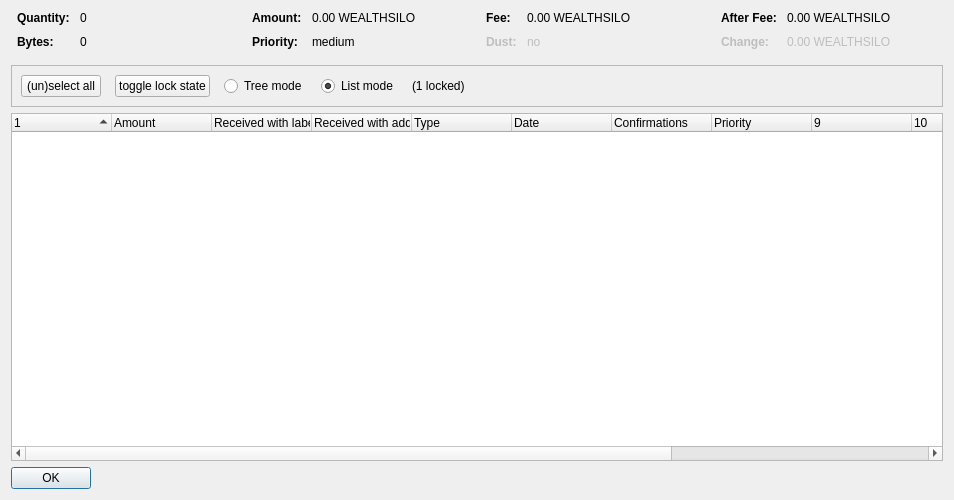
<?xml version="1.0" encoding="UTF-8"?>
<ui version="4.0">
 <class>CoinControlDialog</class>
 <widget class="QDialog" name="CoinControlDialog">
  <property name="geometry">
   <rect>
    <x>0</x>
    <y>0</y>
    <width>954</width>
    <height>500</height>
   </rect>
  </property>
  <property name="windowTitle">
   <string>Coin Selection</string>
  </property>
  <layout class="QVBoxLayout" name="verticalLayout">
   <item>
    <layout class="QHBoxLayout" name="horizontalLayoutTop" stretch="0,0,0,0">
     <property name="topMargin">
      <number>0</number>
     </property>
     <property name="bottomMargin">
      <number>10</number>
     </property>
     <item>
      <layout class="QFormLayout" name="formLayoutCoinControl1">
       <property name="horizontalSpacing">
        <number>10</number>
       </property>
       <property name="verticalSpacing">
        <number>10</number>
       </property>
       <property name="leftMargin">
        <number>6</number>
       </property>
       <property name="rightMargin">
        <number>6</number>
       </property>
       <item row="0" column="0">
        <widget class="QLabel" name="labelCoinControlQuantityText">
         <property name="font">
          <font>
           <weight>75</weight>
           <bold>true</bold>
          </font>
         </property>
         <property name="text">
          <string>Quantity:</string>
         </property>
        </widget>
       </item>
       <item row="0" column="1">
        <widget class="QLabel" name="labelCoinControlQuantity">
         <property name="cursor">
          <cursorShape>IBeamCursor</cursorShape>
         </property>
         <property name="contextMenuPolicy">
          <enum>Qt::ActionsContextMenu</enum>
         </property>
         <property name="text">
          <string notr="true">0</string>
         </property>
         <property name="textInteractionFlags">
          <set>Qt::LinksAccessibleByMouse|Qt::TextSelectableByKeyboard|Qt::TextSelectableByMouse</set>
         </property>
        </widget>
       </item>
       <item row="1" column="0">
        <widget class="QLabel" name="labelCoinControlBytesText">
         <property name="font">
          <font>
           <weight>75</weight>
           <bold>true</bold>
          </font>
         </property>
         <property name="text">
          <string>Bytes:</string>
         </property>
        </widget>
       </item>
       <item row="1" column="1">
        <widget class="QLabel" name="labelCoinControlBytes">
         <property name="cursor">
          <cursorShape>IBeamCursor</cursorShape>
         </property>
         <property name="contextMenuPolicy">
          <enum>Qt::ActionsContextMenu</enum>
         </property>
         <property name="text">
          <string notr="true">0</string>
         </property>
         <property name="textInteractionFlags">
          <set>Qt::LinksAccessibleByMouse|Qt::TextSelectableByKeyboard|Qt::TextSelectableByMouse</set>
         </property>
        </widget>
       </item>
      </layout>
     </item>
     <item>
      <layout class="QFormLayout" name="formLayoutCoinControl2">
       <property name="horizontalSpacing">
        <number>10</number>
       </property>
       <property name="verticalSpacing">
        <number>10</number>
       </property>
       <property name="leftMargin">
        <number>6</number>
       </property>
       <property name="rightMargin">
        <number>6</number>
       </property>
       <item row="0" column="0">
        <widget class="QLabel" name="labelCoinControlAmountText">
         <property name="font">
          <font>
           <weight>75</weight>
           <bold>true</bold>
          </font>
         </property>
         <property name="text">
          <string>Amount:</string>
         </property>
        </widget>
       </item>
       <item row="0" column="1">
        <widget class="QLabel" name="labelCoinControlAmount">
         <property name="cursor">
          <cursorShape>IBeamCursor</cursorShape>
         </property>
         <property name="contextMenuPolicy">
          <enum>Qt::ActionsContextMenu</enum>
         </property>
         <property name="text">
          <string notr="true">0.00 WEALTHSILO</string>
         </property>
         <property name="textInteractionFlags">
          <set>Qt::LinksAccessibleByMouse|Qt::TextSelectableByKeyboard|Qt::TextSelectableByMouse</set>
         </property>
        </widget>
       </item>
       <item row="1" column="0">
        <widget class="QLabel" name="labelCoinControlPriorityText">
         <property name="font">
          <font>
           <weight>75</weight>
           <bold>true</bold>
          </font>
         </property>
         <property name="text">
          <string>Priority:</string>
         </property>
        </widget>
       </item>
       <item row="1" column="1">
        <widget class="QLabel" name="labelCoinControlPriority">
         <property name="cursor">
          <cursorShape>IBeamCursor</cursorShape>
         </property>
         <property name="contextMenuPolicy">
          <enum>Qt::ActionsContextMenu</enum>
         </property>
         <property name="text">
          <string>medium</string>
         </property>
         <property name="textInteractionFlags">
          <set>Qt::LinksAccessibleByMouse|Qt::TextSelectableByKeyboard|Qt::TextSelectableByMouse</set>
         </property>
        </widget>
       </item>
      </layout>
     </item>
     <item>
      <layout class="QFormLayout" name="formLayoutCoinControl3">
       <property name="horizontalSpacing">
        <number>10</number>
       </property>
       <property name="verticalSpacing">
        <number>10</number>
       </property>
       <property name="leftMargin">
        <number>6</number>
       </property>
       <property name="rightMargin">
        <number>6</number>
       </property>
       <item row="0" column="0">
        <widget class="QLabel" name="labelCoinControlFeeText">
         <property name="font">
          <font>
           <weight>75</weight>
           <bold>true</bold>
          </font>
         </property>
         <property name="text">
          <string>Fee:</string>
         </property>
        </widget>
       </item>
       <item row="0" column="1">
        <widget class="QLabel" name="labelCoinControlFee">
         <property name="cursor">
          <cursorShape>IBeamCursor</cursorShape>
         </property>
         <property name="contextMenuPolicy">
          <enum>Qt::ActionsContextMenu</enum>
         </property>
         <property name="text">
          <string notr="true">0.00 WEALTHSILO</string>
         </property>
         <property name="textInteractionFlags">
          <set>Qt::LinksAccessibleByMouse|Qt::TextSelectableByKeyboard|Qt::TextSelectableByMouse</set>
         </property>
        </widget>
       </item>
       <item row="1" column="0">
        <widget class="QLabel" name="labelCoinControlLowOutputText">
         <property name="enabled">
          <bool>false</bool>
         </property>
         <property name="font">
          <font>
           <weight>75</weight>
           <bold>true</bold>
          </font>
         </property>
         <property name="text">
          <string>Dust:</string>
         </property>
        </widget>
       </item>
       <item row="1" column="1">
        <widget class="QLabel" name="labelCoinControlLowOutput">
         <property name="enabled">
          <bool>false</bool>
         </property>
         <property name="cursor">
          <cursorShape>IBeamCursor</cursorShape>
         </property>
         <property name="contextMenuPolicy">
          <enum>Qt::ActionsContextMenu</enum>
         </property>
         <property name="text">
          <string>no</string>
         </property>
         <property name="textInteractionFlags">
          <set>Qt::LinksAccessibleByMouse|Qt::TextSelectableByKeyboard|Qt::TextSelectableByMouse</set>
         </property>
        </widget>
       </item>
      </layout>
     </item>
     <item>
      <layout class="QFormLayout" name="formLayoutCoinControl4">
       <property name="horizontalSpacing">
        <number>10</number>
       </property>
       <property name="verticalSpacing">
        <number>10</number>
       </property>
       <property name="leftMargin">
        <number>6</number>
       </property>
       <property name="rightMargin">
        <number>6</number>
       </property>
       <item row="0" column="0">
        <widget class="QLabel" name="labelCoinControlAfterFeeText">
         <property name="font">
          <font>
           <weight>75</weight>
           <bold>true</bold>
          </font>
         </property>
         <property name="text">
          <string>After Fee:</string>
         </property>
        </widget>
       </item>
       <item row="0" column="1">
        <widget class="QLabel" name="labelCoinControlAfterFee">
         <property name="cursor">
          <cursorShape>IBeamCursor</cursorShape>
         </property>
         <property name="contextMenuPolicy">
          <enum>Qt::ActionsContextMenu</enum>
         </property>
         <property name="text">
          <string notr="true">0.00 WEALTHSILO</string>
         </property>
         <property name="textInteractionFlags">
          <set>Qt::LinksAccessibleByMouse|Qt::TextSelectableByKeyboard|Qt::TextSelectableByMouse</set>
         </property>
        </widget>
       </item>
       <item row="1" column="0">
        <widget class="QLabel" name="labelCoinControlChangeText">
         <property name="enabled">
          <bool>false</bool>
         </property>
         <property name="font">
          <font>
           <weight>75</weight>
           <bold>true</bold>
          </font>
         </property>
         <property name="text">
          <string>Change:</string>
         </property>
        </widget>
       </item>
       <item row="1" column="1">
        <widget class="QLabel" name="labelCoinControlChange">
         <property name="enabled">
          <bool>false</bool>
         </property>
         <property name="cursor">
          <cursorShape>IBeamCursor</cursorShape>
         </property>
         <property name="contextMenuPolicy">
          <enum>Qt::ActionsContextMenu</enum>
         </property>
         <property name="text">
          <string notr="true">0.00 WEALTHSILO</string>
         </property>
         <property name="textInteractionFlags">
          <set>Qt::LinksAccessibleByMouse|Qt::TextSelectableByKeyboard|Qt::TextSelectableByMouse</set>
         </property>
        </widget>
       </item>
      </layout>
     </item>
    </layout>
   </item>
   <item>
    <widget class="QFrame" name="frame">
     <property name="minimumSize">
      <size>
       <width>0</width>
       <height>40</height>
      </size>
     </property>
     <property name="frameShape">
      <enum>QFrame::StyledPanel</enum>
     </property>
     <property name="frameShadow">
      <enum>QFrame::Sunken</enum>
     </property>
     <layout class="QHBoxLayout" name="horizontalLayout">
      <item>
       <layout class="QHBoxLayout" name="horizontalLayoutPanel" stretch="0,0,0,0,0,0">
        <property name="spacing">
         <number>14</number>
        </property>
        <item>
         <widget class="QPushButton" name="pushButtonSelectAll">
          <property name="sizePolicy">
           <sizepolicy hsizetype="Maximum" vsizetype="Fixed">
            <horstretch>0</horstretch>
            <verstretch>0</verstretch>
           </sizepolicy>
          </property>
          <property name="text">
           <string>(un)select all</string>
          </property>
          <property name="autoDefault">
           <bool>false</bool>
          </property>
         </widget>
        </item>
        <item>
         <widget class="QPushButton" name="pushButtonToggleLock">
          <property name="sizePolicy">
           <sizepolicy hsizetype="Maximum" vsizetype="Fixed">
            <horstretch>0</horstretch>
            <verstretch>0</verstretch>
           </sizepolicy>
          </property>
          <property name="text">
           <string>toggle lock state</string>
          </property>
          <property name="autoDefault">
           <bool>false</bool>
          </property>
         </widget>
        </item>
        <item>
         <widget class="QRadioButton" name="radioTreeMode">
          <property name="sizePolicy">
           <sizepolicy hsizetype="Maximum" vsizetype="Fixed">
            <horstretch>0</horstretch>
            <verstretch>0</verstretch>
           </sizepolicy>
          </property>
          <property name="text">
           <string>Tree mode</string>
          </property>
         </widget>
        </item>
        <item>
         <widget class="QRadioButton" name="radioListMode">
          <property name="sizePolicy">
           <sizepolicy hsizetype="Maximum" vsizetype="Fixed">
            <horstretch>0</horstretch>
            <verstretch>0</verstretch>
           </sizepolicy>
          </property>
          <property name="text">
           <string>List mode</string>
          </property>
          <property name="checked">
           <bool>true</bool>
          </property>
         </widget>
        </item>
        <item>
         <widget class="QLabel" name="labelLocked">
          <property name="text">
           <string>(1 locked)</string>
          </property>
         </widget>
        </item>
        <item>
         <spacer name="horizontalSpacer">
          <property name="orientation">
           <enum>Qt::Horizontal</enum>
          </property>
          <property name="sizeHint" stdset="0">
           <size>
            <width>40</width>
            <height>20</height>
           </size>
          </property>
         </spacer>
        </item>
       </layout>
      </item>
     </layout>
    </widget>
   </item>
   <item>
    <widget class="CoinControlTreeWidget" name="treeWidget">
     <property name="contextMenuPolicy">
      <enum>Qt::CustomContextMenu</enum>
     </property>
     <property name="sortingEnabled">
      <bool>false</bool>
     </property>
     <property name="columnCount">
      <number>13</number>
     </property>
     <attribute name="headerShowSortIndicator" stdset="0">
      <bool>true</bool>
     </attribute>
     <attribute name="headerStretchLastSection">
      <bool>false</bool>
     </attribute>
     <column>
      <property name="text">
       <string/>
      </property>
     </column>
     <column>
      <property name="text">
       <string>Amount</string>
      </property>
     </column>
     <column>
      <property name="text">
       <string>Received with label</string>
      </property>
     </column>
     <column>
      <property name="text">
       <string>Received with address</string>
      </property>
     </column>
     <column>
      <property name="text">
	<string>Type</string>
      </property>
     </column>
     <column>
      <property name="text">	 
       <string>Date</string>
      </property>
     </column>
     <column>
      <property name="text">
       <string>Confirmations</string>
      </property>
      <property name="toolTip">
       <string>Confirmed</string>
      </property>
     </column>
     <column>
      <property name="text">
       <string>Priority</string>
      </property>
     </column>
     <column>
      <property name="text">
       <string/>
      </property>
     </column>
     <column>
      <property name="text">
       <string/>
      </property>
     </column>
     <column>
      <property name="text">
       <string/>
      </property>
     </column>
     <column>
      <property name="text">
       <string/>
      </property>
     </column>
     <column>
      <property name="text">
       <string/>
      </property>
     </column>
    </widget>
   </item>
   <item>
    <widget class="QDialogButtonBox" name="buttonBox">
     <property name="sizePolicy">
      <sizepolicy hsizetype="Maximum" vsizetype="Fixed">
       <horstretch>0</horstretch>
       <verstretch>0</verstretch>
      </sizepolicy>
     </property>
     <property name="orientation">
      <enum>Qt::Horizontal</enum>
     </property>
     <property name="standardButtons">
      <set>QDialogButtonBox::Ok</set>
     </property>
    </widget>
   </item>
  </layout>
 </widget>
 <customwidgets>
  <customwidget>
   <class>CoinControlTreeWidget</class>
   <extends>QTreeWidget</extends>
   <header>coincontroltreewidget.h</header>
  </customwidget>
 </customwidgets>
 <resources/>
 <connections/>
</ui>
